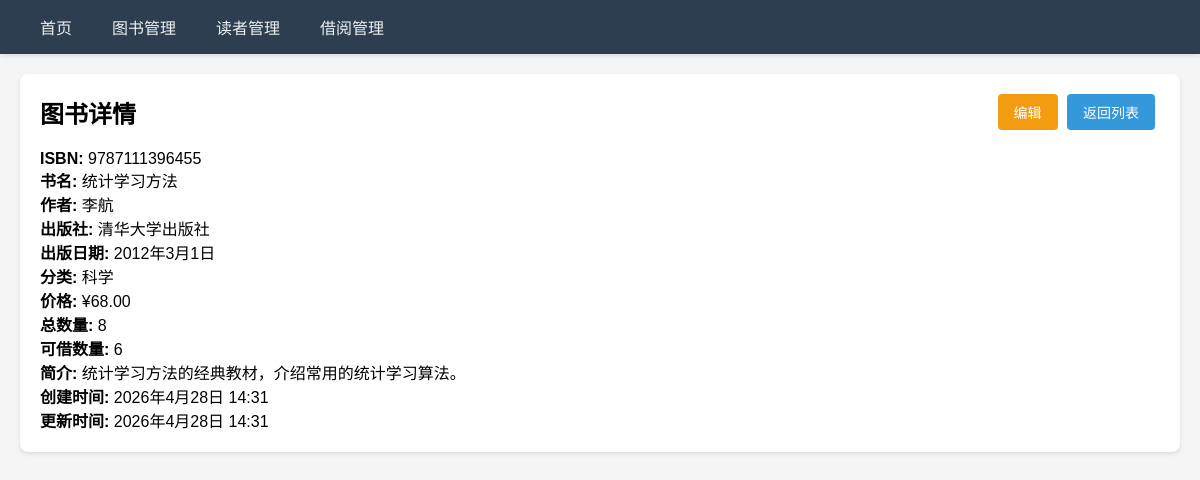
The app's page /books/20/ with its own data.
### books/models.py (models this page shows, shortened)
class Book(models.Model):
    CATEGORY_CHOICES = [
        ('literature', '文学'),
        ('science', '科学'),
        ('technology', '技术'),
        ('history', '历史'),
        ('philosophy', '哲学'),
        ('art', '艺术'),
        ('other', '其他'),
    ]
    isbn = models.CharField(max_length=13, unique=True, verbose_name='ISBN')
    title = models.CharField(max_length=200, verbose_name='书名')
    author = models.CharField(max_length=100, verbose_name='作者')
    publisher = models.CharField(max_length=100, verbose_name='出版社')
    publish_date = models.DateField(verbose_name='出版日期')
    category = models.CharField(max_length=20, choices=CATEGORY_CHOICES, verbose_name='分类')
    price = models.DecimalField(max_digits=8, decimal_places=2, verbose_name='价格')
    total_quantity = models.IntegerField(default=0, verbose_name='总数量')
    available_quantity = models.IntegerField(default=0, verbose_name='可借数量')
    description = models.TextField(blank=True, verbose_name='简介')
    cover_image = models.ImageField(upload_to='book_covers/', blank=True, null=True, verbose_name='封面')
    created_at = models.DateTimeField(auto_now_add=True, verbose_name='创建时间')
    updated_at = models.DateTimeField(auto_now=True, verbose_name='更新时间')
    class Meta:
        verbose_name = '图书'
        verbose_name_plural = '图书'
        ordering = ['-created_at']

### books/views/book_views.py (the view)
# urls.py: path('books/<int:pk>/', views.book_detail, name='book_detail'),
def book_detail(request, pk):
    book = get_object_or_404(Book, pk=pk)
    return render(request, 'books/book_detail.html', {'book': book})

### books/templates/books/book_detail.html (shortened to what this page needs)
{% extends 'base.html' %}
{% block content %}
<div class="card">
    <div style="display: flex; justify-content: space-between; align-items: center;">
        <h2>图书详情</h2>
        <div>
            <a href="{% url 'book_edit' book.pk %}" class="btn btn-warning">编辑</a>
            <a href="{% url 'book_list' %}" class="btn btn-primary">返回列表</a>
        </div>
    </div>
    <div style="margin-top: 20px;">
        <p><strong>ISBN:</strong> {{ book.isbn }}</p>
        <p><strong>书名:</strong> {{ book.title }}</p>
        <p><strong>作者:</strong> {{ book.author }}</p>
        <p><strong>出版社:</strong> {{ book.publisher }}</p>
        <p><strong>出版日期:</strong> {{ book.publish_date }}</p>
        <p><strong>分类:</strong> {{ book.get_category_display }}</p>
        <p><strong>价格:</strong> ¥{{ book.price }}</p>
        <p><strong>总数量:</strong> {{ book.total_quantity }}</p>
        <p><strong>可借数量:</strong> {{ book.available_quantity }}</p>
        <p><strong>简介:</strong> {{ book.description|default:'暂无简介' }}</p>
        <p><strong>创建时间:</strong> {{ book.created_at }}</p>
        <p><strong>更新时间:</strong> {{ book.updated_at }}</p>
    </div>
</div>
{% endblock %}

### books/templates/base.html (style rules this page uses)
* { margin: 0; padding: 0; box-sizing: border-box; }
body { font-family: 'Microsoft YaHei', Arial, sans-serif; background-color: #f5f5f5; }
.card { background: white; border-radius: 8px; padding: 20px; box-shadow: 0 2px 4px rgba(0,0,0,0.1); margin-bottom: 20px; }
.btn { display: inline-block; padding: 8px 16px; border: none; border-radius: 4px; cursor: pointer; text-decoration: none; font-size: 14px; margin-right: 5px; }
.btn-primary { background-color: #3498db; color: white; }
.btn-warning { background-color: #f39c12; color: white; }

### records on screen
Book: isbn "9787111396455", title "统计学习方法", author "李航", publisher "清华大学出版社", publish_date "2012年3月1日", category "科学", price "68.00", total_quantity "8", available_quantity "6", description "统计学习方法的经典教材，介绍常用的统计学习算法。", created_at "2026年4月28日 14:31", updated_at "2026年4月28日 14:31"
